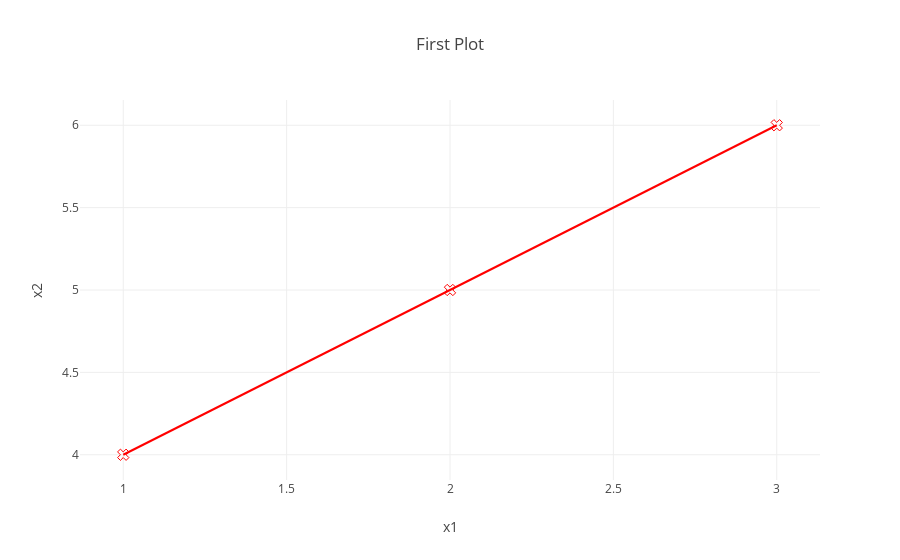

Notebook cell for this chart:
### Markdown cell above
Under every graph is a JSON object, which is a dictionary like data structure. Simply changing values of some keywords and we get different plots.

### Code cell
# follows trace - data - layout - figure semantic

trace1 = Scatter(
    x = [1,2,3],
    y = [4,5,6],
    marker = {'color':'red', 'symbol':104, 'size':"10"},
    mode = "markers+lines",
    text = ['one','two','three'],
    name = '1st Trace'
)

data = Data([trace1])

layout = Layout(
    title="First Plot",
    xaxis={'title':'x1'},
    
    yaxis ={'title':'x2'}
)

figure=Figure(data=data, layout=layout)
py.offline.iplot(figure)

### Figure 1 — Plotly figure (JSON) as saved in the notebook; plotly's stock layout.template omitted (floating-point values rounded to 4 significant figures)
{"data": [{"marker": {"color": "red", "size": "10", "symbol": 104}, "mode": "markers+lines", "name": "1st Trace", "text": ["one", "two", "three"], "type": "scatter", "x": [1, 2, 3], "y": [4, 5, 6]}], "layout": {"title": "First Plot", "xaxis": {"title": "x1"}, "yaxis": {"title": "x2"}}}
